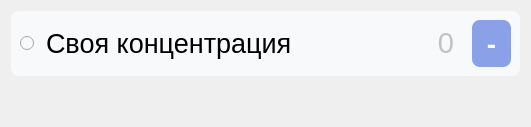
                  <widget class="QWidget" name="scrollAreaWidgetContents_7">
                   <property name="geometry">
                    <rect>
                     <x>0</x>
                     <y>0</y>
                     <width>531</width>
                     <height>127</height>
                    </rect>
                   </property>
                   <layout class="QVBoxLayout" name="verticalLayout_19">
                    <item>
                     <widget class="QWidget" name="widget_39" native="true">
                      <property name="font">
                       <font>
                        <pointsize>36</pointsize>
                       </font>
                      </property>
                      <property name="styleSheet">
                       <string notr="true">margin-left: 0 px;</string>
                      </property>
                      <layout class="QVBoxLayout" name="verticalLayout_7">
                       <property name="spacing">
                        <number>0</number>
                       </property>
                       <property name="leftMargin">
                        <number>0</number>
                       </property>
                       <property name="topMargin">
                        <number>0</number>
                       </property>
                       <property name="rightMargin">
                        <number>0</number>
                       </property>
                       <property name="bottomMargin">
                        <number>0</number>
                       </property>
                       <item>
                        <layout class="QVBoxLayout" name="water_lay">
                         <property name="spacing">
                          <number>0</number>
                         </property>
                        </layout>
                       </item>
                       <item>
                        <layout class="QHBoxLayout" name="horizontalLayout_18">
                         <item>
                          <widget class="QWidget" name="widget_18" native="true">
                           <property name="styleSheet">
                            <string notr="true">border-radius: 8px;
background-color:rgb(248, 249, 251);
color: rgb(140, 139, 139);</string>
                           </property>
                           <layout class="QHBoxLayout" name="horizontalLayout_35" stretch="0,2,0,0">
                            <item>
                             <widget class="QRadioButton" name="own_water_rb">
                              <property name="styleSheet">
                               <string notr="true"/>
                              </property>
                              <property name="text">
                               <string/>
                              </property>
                              <property name="checked">
                               <bool>false</bool>
                              </property>
                             </widget>
                            </item>
                            <item>
                             <widget class="QLabel" name="name_water_3">
                              <property name="minimumSize">
                               <size>
                                <width>300</width>
                                <height>0</height>
                               </size>
                              </property>
                              <property name="maximumSize">
                               <size>
                                <width>16777215</width>
                                <height>16777215</height>
                               </size>
                              </property>
                              <property name="font">
                               <font>
                                <pointsize>20</pointsize>
                               </font>
                              </property>
                              <property name="styleSheet">
                               <string notr="true">background-color:rgb(248, 249, 251);
color: rgb(0, 0, 0);
margin-right: 0px;
</string>
                              </property>
                              <property name="inputMethodHints">
                               <set>Qt::ImhNone</set>
                              </property>
                              <property name="text">
                               <string>Своя концентрация</string>
                              </property>
                              <property name="wordWrap">
                               <bool>true</bool>
                              </property>
                             </widget>
                            </item>
                            <item>
                             <widget class="QLineEdit" name="own_water_conc">
                              <property name="font">
                               <font>
                                <pointsize>22</pointsize>
                               </font>
                              </property>
                              <property name="styleSheet">
                               <string notr="true">background-color:rgb(248, 249, 251);
color: rgb(140, 139, 139);
outline: 0px;
padding-left: 10px;
margin-left: 20px;
margin-right: 10px;
border-top-left-radius: 0px;
border-bottom-left-radius: 00px;
border: none;

</string>
                              </property>
                              <property name="alignment">
                               <set>Qt::AlignRight|Qt::AlignTrailing|Qt::AlignVCenter</set>
                              </property>
                              <property name="placeholderText">
                               <string>0</string>
                              </property>
                             </widget>
                            </item>
                            <item>
                             <widget class="QPushButton" name="clean_own_water">
                              <property name="font">
                               <font>
                                <family>Montserrat</family>
                                <pointsize>20</pointsize>
                                <weight>75</weight>
                                <bold>true</bold>
                               </font>
                              </property>
                              <property name="styleSheet">
                               <string notr="true">QPushButton {
background-color:rgb(138, 161, 233);
color:rgb(255, 255, 255);
font-weight: 600;
border-radius: 8px;
padding: 5px 15px;
outline: 0px;
}
QPushButton:hover{
background-color: rgb(125, 143, 202);
}</string>
                              </property>
                              <property name="text">
                               <string>-</string>
                              </property>
                             </widget>
                            </item>
                           </layout>
                          </widget>
                         </item>
                        </layout>
                       </item>
                       <item>
                        <spacer name="verticalSpacer_2">
                         <property name="orientation">
                          <enum>Qt::Vertical</enum>
                         </property>
                         <property name="sizeHint" stdset="0">
                          <size>
                           <width>20</width>
                           <height>40</height>
                          </size>
                         </property>
                        </spacer>
                       </item>
                      </layout>
                     </widget>
                    </item>
                   </layout>
                  </widget>
